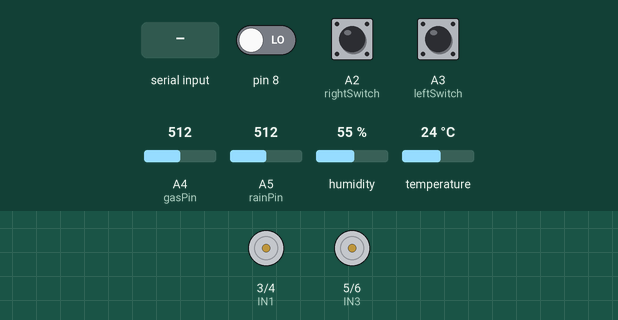
Bench run of a sketch on a simulated Arduino Uno, built with avr-gcc and run on an emulated ATmega328P. Parts: motor-driver pin pairs drawn as motors (green arrow = first pin HIGH = forward, orange = second pin HIGH = backward, longer = more drive, scaled by the enable pin). Inputs (shaded band) come from the test bench; at power-on: A3 (leftSwitch) HIGH, pin 8 LOW, A2 (rightSwitch) LOW, A4 (gasPin) = 512, A5 (rainPin) = 512, humidity 55 %, temperature 24 °C. What the sketch prints to the serial monitor is not drawn.

Above: at 1.2 s.
1.3 s: "2,150\n" received over the second serial link
At 4.78 s:
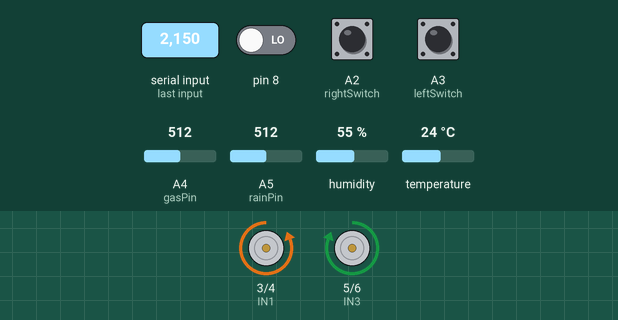
4.8 s: A3 (leftSwitch) pulled LOW for 1 s
At 6.6 s:
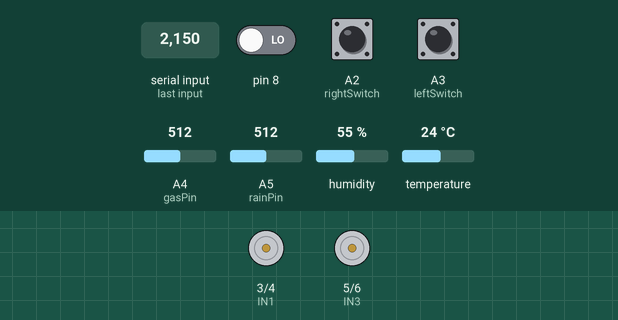
8.3 s: "1,90\n" received over the second serial link
At 10.0 s:
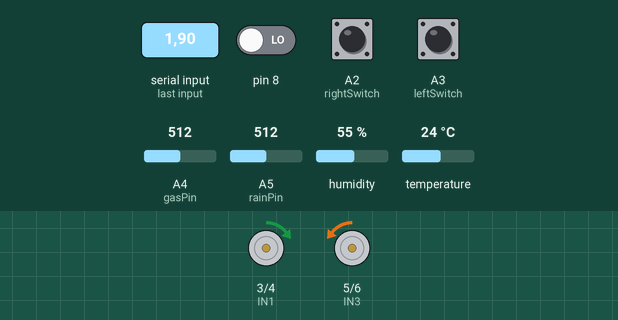
11.8 s: "2,1\n" received over the second serial link
At 14.7 s:
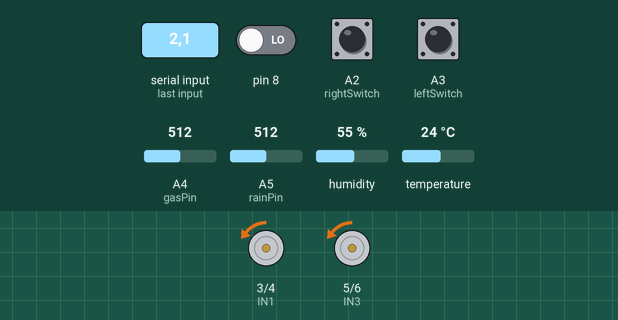
16.3 s: "0,1\n" received over the second serial link
At 17.1 s:
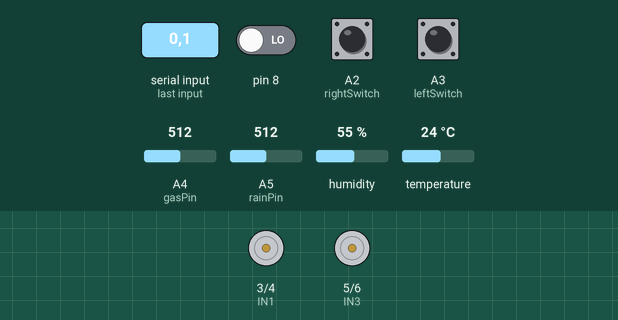
17.8 s: "1,1\n" received over the second serial link
At 20.4 s:
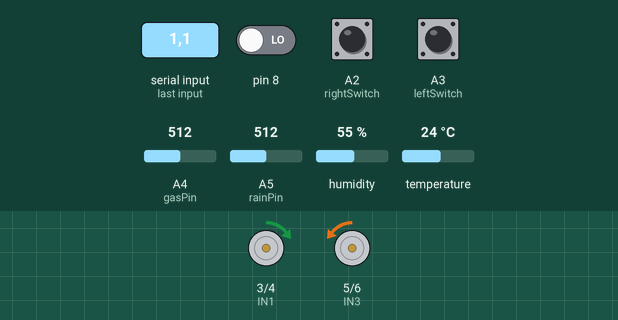
Timing chart, 0 to 22.1 s (numbered marks = the images above; inputs shaded):
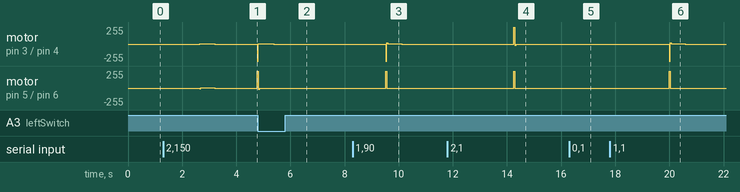

The sketch:

Bluetooth_arduino.ino
```cpp
#include "DHT.h"
#include "SoftwareSerial.h"

#define DHTPIN 12
#define DHTTYPE DHT22
DHT dht(DHTPIN, DHTTYPE);
#define ENA 2
#define IN1 3
#define IN2 4
#define IN3 5
#define IN4 6
#define ENB 7

const int rainPin = A5;
const int gasPin = A4;
const int rightSwitch = A2;
const int leftSwitch = A3;
int gas, rain;
unsigned long pulse = 0;
float ugm3 = 0;
int RX = 11;
int TX = 10;
String value, values, ch, ugm3_value, humi_value, temp_value;
float cp_humi, cp_temp;
String window_status;
int detect_gas, detect_rain, detect_humi, detect_temp;

SoftwareSerial bluetooth(RX, TX);

void setup()
{
  Serial.begin(9600);
  bluetooth.begin(9600);
  dht.begin();
  pinMode(rainPin, INPUT);
  pinMode(gasPin, INPUT);
  pinMode(rightSwitch, INPUT);
  pinMode(leftSwitch, INPUT);
  pinMode(8, INPUT);
  pinMode(ENA, OUTPUT);
  pinMode(ENB, OUTPUT);
  pinMode(IN1, OUTPUT);
  pinMode(IN2, OUTPUT);
  pinMode(IN3, OUTPUT);
  pinMode(IN4, OUTPUT);


  //HIGH 안눌림 LOW 눌림 처음 창문 상태를 저장
  if (digitalRead(leftSwitch) == LOW && digitalRead(rightSwitch) == HIGH) { //왼쪽 스위치가 눌려있고 오른쪽 스위치가 안눌려있다 = 창문이 닫혀있다
    window_status = "0"; // 창문은 닫혀있음
  }
  if (digitalRead(rightSwitch) == LOW && digitalRead(leftSwitch) == HIGH) { //오른쪽 스위치가 눌려있고 왼쪽 스위치가 안눌려있다 = 창문이 닫혀있다
    window_status = "1"; //창문은 열려있음
  }
  if (digitalRead(leftSwitch) == HIGH && digitalRead(rightSwitch) == HIGH) { //왼쪽스위치와 오른쪽 스위치가 안눌려있다 = 창문이 정지했다
    window_status = "2"; //창문은 정지상태
  }
  delay(10);
}

void loop()
{
  if (bluetooth.available()) {
    //Serial.write(bluetooth.read());  //블루투스측 내용을 시리얼모니터에 출력
    value = bluetooth.readString(); //채널값을 bluetooth로 통해 전달받음
    value.replace("'", "");
    values = value;
    int one = values.indexOf(',');
    int two = values.indexOf(',', one + 1);
    int three = values.indexOf(',', two + 1);
    int four = values.indexOf(',', three + 1);

    ch = values.substring(0, one);
    ugm3_value = values.substring(one + 1, two);
    ugm3_value.trim();
    humi_value = values.substring(two + 1, three);
    humi_value.trim();
    temp_value = values.substring(three + 1, four);
    temp_value.trim();
    cp_humi = humi_value.toFloat();
    cp_temp = temp_value.toFloat();
  }

  gas = analogRead(gasPin);
  rain = analogRead(rainPin);
  float humi = dht.readHumidity();
  float temp = dht.readTemperature();


  if ( humi >= cp_humi) { //현재 습도가 설정 습도를 넘으면
    detect_humi = 1;
  }
  else {
    detect_humi = 0;
  }

  if( temp >= cp_temp) {
    detect_temp = 1;
  }
  else {
    detect_temp = 0;
  }

  if (rain < 1000) {
    detect_rain = 1;
  }
  else {
    detect_rain = 0;
  }

  if (gas < 900) {
    detect_gas = 0;
  }
  if (gas >= 900) {
    detect_gas = 1;
  }

  pulse = pulseIn(8, LOW, 20000);
  ugm3 = pulse2ugm3(pulse); //초미세먼지 지수

  String sendhumi = "";
  sendhumi.concat(humi);
  String sendtemp = "";
  sendtemp.concat(temp);
  String sendrain = "";
  sendrain.concat(rain);
  String sendgas = "";
  sendgas.concat(gas);
  String sendugm3 = "";
  sendugm3.concat(ugm3);

   Serial.println(gas);
  Serial.println(rain);
  Serial.println(humi);
  Serial.println(temp);
  Serial.println(ugm3);

  if (ch == "0") { //채널 0 = 정지
    Stop();
  }
  //window_status 0=닫힘 1=열림 2=정지
  if (ch == "1" && window_status == "0" ) { //열기버튼+닫힘상태
    manualOpen();
  }
  if (ch == "1" && window_status == "2") { //열기버튼+정지상태
    manualOpen();
  }
  if (ch == "2" && window_status == "1") { //닫기버튼+열림상태
    manualClose();
  }
  if (ch == "2" && window_status == "2") { //닫기버튼+정지상태
    manualClose();
  }
  if (ch == "3") { //자동모드 시작
    //if(fire =="1"){}

    if (detect_gas == 1) {//가스감지+닫힘상태
      {
        if (window_status == "2" || window_status == "0") {
          autoOpen();
          Serial.println("가스 감지로 인해 창문 개방");
        }
      }
    }
    else if (detect_rain == 1 && detect_gas == 0) { //빗물감지+열림상태
      if (window_status == "2" || window_status == "1") {
        autoClose();
        Serial.println("빗물 감지로 인해 창문 닫음");
      }
    }
    else if (detect_humi == 1 && detect_rain == 0 && detect_gas == 0) { //현재 습도가 설정 습도를 넘음
      if (window_status == "2" || window_status == "0") {
        autoOpen();
        Serial.println("습도로 인해 창문 개방");
      }
    }
  }
  if (ch == "4") { //수동모드. 기능 없음
  }
  if (Serial.available()) {
    bluetooth.write(Serial.read());  //시리얼 모니터 내용을 블루추스 측에 WRITE
  }
  Serial.println("현재 창문상태:" + window_status); //0닫힘 1열림 2정지
  bluetooth.print(sendhumi + "," + sendtemp + "," + sendgas + "," + sendrain + "," + sendugm3 + "," + window_status);

  delay(1500);
}

float pulse2ugm3(unsigned long pulse) {
  float value = (pulse - 1400) / 14.0;
  if (value > 300) {
    value = 0;
  }
  return value;
}

void manualOpen() {
  digitalWrite(ENA, HIGH);
  digitalWrite(ENB, HIGH);
  for (int i = 0; i <= 75; i++) {
    digitalWrite(IN1, LOW);
    digitalWrite(IN2, HIGH);
    digitalWrite(IN3, HIGH);
    digitalWrite(IN4, LOW);
    delay(2);

    digitalWrite(IN1, LOW);
    digitalWrite(IN2, HIGH);
    digitalWrite(IN3, LOW);
    digitalWrite(IN4, HIGH);
    delay(2);

    digitalWrite(IN1, HIGH);
    digitalWrite(IN2, LOW);
    digitalWrite(IN3, LOW);
    digitalWrite(IN4, HIGH);
    delay(2);

    digitalWrite(IN1, HIGH);
    digitalWrite(IN2, LOW);
    digitalWrite(IN3, HIGH);
    digitalWrite(IN4, LOW);
    delay(2);
  }
  digitalWrite(ENA, LOW);
  digitalWrite(ENB, LOW);
  if (digitalRead(rightSwitch) == LOW) {
    digitalWrite(ENA, LOW);
    digitalWrite(ENB, LOW);
    window_status = "1";
    delay(10);

  }
  if (ch == "0") {
    Stop();
  }
}

void manualClose() {
  digitalWrite(ENA, HIGH);
  digitalWrite(ENB, HIGH);
  for (int i = 0; i <= 75; i++) {
    digitalWrite(IN1, HIGH);
    digitalWrite(IN2, LOW);
    digitalWrite(IN3, HIGH);
    digitalWrite(IN4, LOW);
    delay(2);

    digitalWrite(IN1, HIGH);
    digitalWrite(IN2, LOW);
    digitalWrite(IN3, LOW);
    digitalWrite(IN4, HIGH);
    delay(2);

    digitalWrite(IN1, LOW);
    digitalWrite(IN2, HIGH);
    digitalWrite(IN3, LOW);
    digitalWrite(IN4, HIGH);
    delay(2);

    digitalWrite(IN1, LOW);
    digitalWrite(IN2, HIGH);
    digitalWrite(IN3, HIGH);
    digitalWrite(IN4, LOW);
    delay(2);
  }
  digitalWrite(ENA, LOW);
  digitalWrite(ENB, LOW);
  if (digitalRead(leftSwitch) == LOW) {
    digitalWrite(ENA, LOW);
    digitalWrite(ENB, LOW);
    window_status = "0";
    delay(10);
  }
  if (ch == "0") {
    Stop();
  }
}

void Stop() {
  digitalWrite(ENA, LOW);
  digitalWrite(ENB, LOW);
  window_status = "2";
  delay(10);
}

void autoOpen() {
  digitalWrite(ENA, HIGH);
  digitalWrite(ENB, HIGH);
  while (1) {
    digitalWrite(IN1, HIGH);
    digitalWrite(IN2, LOW);
    digitalWrite(IN3, HIGH);
    digitalWrite(IN4, LOW);
    delay(2);

    digitalWrite(IN1, HIGH);
    digitalWrite(IN2, LOW);
    digitalWrite(IN3, LOW);
    digitalWrite(IN4, HIGH);
    delay(2);

    digitalWrite(IN1, LOW);
    digitalWrite(IN2, HIGH);
    digitalWrite(IN3, LOW);
    digitalWrite(IN4, HIGH);
    delay(2);

    digitalWrite(IN1, LOW);
    digitalWrite(IN2, HIGH);
    digitalWrite(IN3, HIGH);
    digitalWrite(IN4, LOW);
    delay(2);

    if (digitalRead(rightSwitch) == LOW) {
      digitalWrite(ENA, LOW);
      digitalWrite(ENB, LOW);
      window_status = "1";
      delay(10);
      break;
    }
  }
}

void autoClose() {
  digitalWrite(ENA, HIGH);
  digitalWrite(ENB, HIGH);
  while (1) {
    digitalWrite(IN1, HIGH);
    digitalWrite(IN2, LOW);
    digitalWrite(IN3, HIGH);
    digitalWrite(IN4, LOW);
    delay(2);

    digitalWrite(IN1, HIGH);
    digitalWrite(IN2, LOW);
    digitalWrite(IN3, LOW);
    digitalWrite(IN4, HIGH);
    delay(2);

    digitalWrite(IN1, LOW);
    digitalWrite(IN2, HIGH);
    digitalWrite(IN3, LOW);
    digitalWrite(IN4, HIGH);
    delay(2);

    digitalWrite(IN1, LOW);
    digitalWrite(IN2, HIGH);
    digitalWrite(IN3, HIGH);
    digitalWrite(IN4, LOW);
    delay(2);
    if (digitalRead(leftSwitch) == LOW) {
      digitalWrite(ENA, LOW);
      digitalWrite(ENB, LOW);
      window_status = "0";
      break;
    }
  }
}
```

Measured:
- after the input at 1.3 s, motor on pin 3 (IN1) / pin 4 (IN2): stopped → forward 3/255 after 1.3 s, → stopped 0.56 s later, → backward 255/255 1.6 s later; motor on pin 5 (IN3) / pin 6 (IN4): stopped → forward 3/255 after 1.3 s, → stopped 0.56 s later, → forward 255/255 1.6 s later
- after the input at 4.8 s, motor on pin 3 (IN1) / pin 4 (IN2), motor on pin 5 (IN3) / pin 6 (IN4): goes on until 5.4 s, then stays stopped
- after the input at 8.3 s, motor on pin 3 (IN1) / pin 4 (IN2): stopped → forward 3/255 after 1.2 s, → stopped 0.60 s later; motor on pin 5 (IN3) / pin 6 (IN4): stopped → backward 3/255 after 1.2 s, → stopped 0.60 s later
- after the input at 11.8 s, motor on pin 3 (IN1) / pin 4 (IN2), motor on pin 5 (IN3) / pin 6 (IN4): stopped → backward 3/255 after 2.5 s, → stopped 0.60 s later
- after the input at 16.3 s, motor on pin 3 (IN1) / pin 4 (IN2): stays stopped (without the input it goes to backward 255/255 after 0.12 s); motor on pin 5 (IN3) / pin 6 (IN4): stays stopped (without the input it goes to forward 255/255 after 0.12 s)
- after the input at 17.8 s, motor on pin 3 (IN1) / pin 4 (IN2): stopped → forward 3/255 after 2.2 s, → stopped 0.60 s later; motor on pin 5 (IN3) / pin 6 (IN4): stopped → backward 3/255 after 2.2 s, → stopped 0.60 s later
